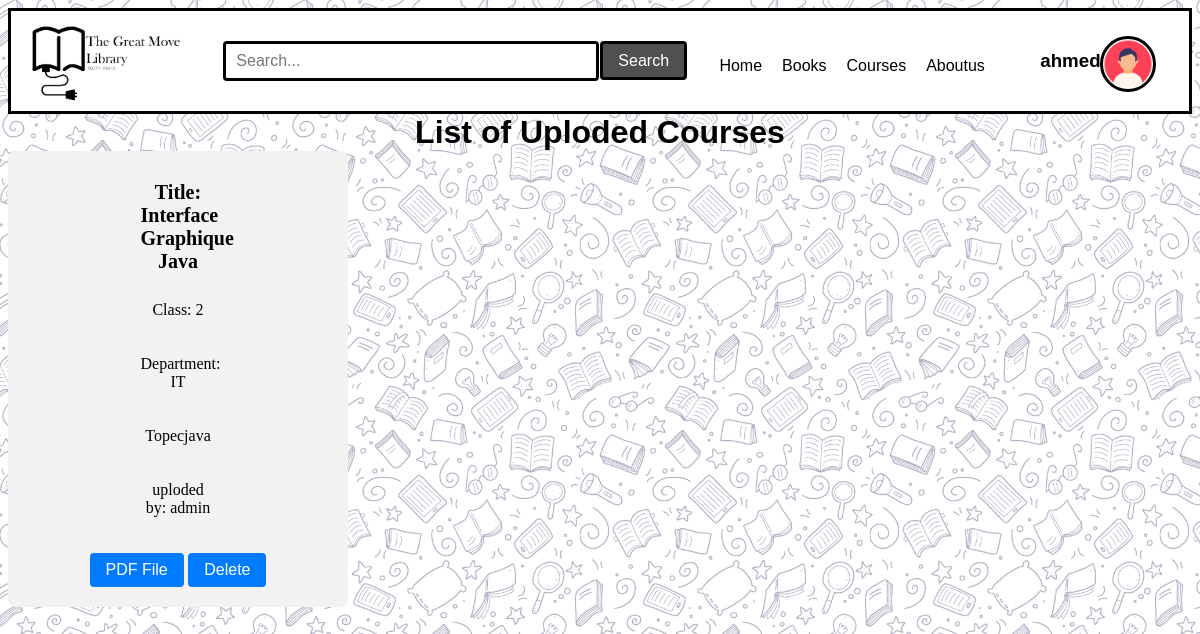
The app's page /ShowUplodedCourses.php (signed in) with its own data.
### tables this page shows
CREATE TABLE `users` (
  `id` int NOT NULL AUTO_INCREMENT,
  `username` varchar(255) NOT NULL,
  `password` varchar(255) NOT NULL,
  `email` varchar(255) NOT NULL,
  `role` enum('teacher','student') NOT NULL,
  `created_at` timestamp NOT NULL DEFAULT CURRENT_TIMESTAMP,
  PRIMARY KEY (`id`)
);

CREATE TABLE `lessons` (
  `id` int NOT NULL AUTO_INCREMENT,
  `title` varchar(255) NOT NULL,
  `description` text,
  `file_path` varchar(255) NOT NULL,
  `teacher_id` int NOT NULL,
  `created_at` timestamp NOT NULL DEFAULT CURRENT_TIMESTAMP,
  `department_id` varchar(50) NOT NULL,
  `topec` varchar(50) NOT NULL,
  `class_level` int NOT NULL,
  PRIMARY KEY (`id`),
  KEY `teacher_id` (`teacher_id`),
  CONSTRAINT `lessons_ibfk_1` FOREIGN KEY (`teacher_id`) REFERENCES `users` (`id`)
);

### ShowUplodedCourses.php (the view, shortened to what this page needs)
<?php
include 'navANDhead.php';
?>
	<h1>List of Uploded Courses</h1>
	<table>
		<?php
		$servername = "localhost";
		$username = "sammy";
		$password = "password";
		$dbname = "greatmove_library";
		$conn = new mysqli($servername, $username, $password, $dbname);
		$sql = "SELECT * FROM lessons";
		$result = $conn->query($sql);
		if ($result->num_rows > 0) {
			while($row = $result->fetch_assoc()) {
				?>
				     <div class="lessons-container">
  <div class="lessons">
    <h3>Title: <?php echo $row['title']; ?></h3>
    <p>Class: <?php echo $row['class_level']; ?></p>
    <p>Department: <?php echo $row['department_id']; ?></p>
    <p>Topec<?php echo $row['topec']; ?></p>
    <p>uploded by: <?php
          $path = $row['teacher_id'];
          $sql2 = "SELECT * FROM users WHERE id='$path'";
          $result2 = $conn->query($sql2);
          if ($result2->num_rows > 0){
          while($row2 = $result2->fetch_assoc()){
            echo $row2['username'];
          }}else {echo "error";} ?></p>
    <a href="download.php?filename=<?php echo urlencode($row['file_path']);?>">PDF File</a>
    <a href="delete_lessons_uplode.php?id=<?php echo urlencode($row["id"]);?>">Delete</a>
  </div>
</div>
		<?php
		}}?>
	</table>
</body>
</html>

### navANDhead.php (shortened to what this page needs)
<?php
require_once('connbd.php');?>
<!DOCTYPE html>
<html lang="en">
<head>
    <link rel="stylesheet" href="css/style.css">
    <link rel="stylesheet" href="css/booksstyle.css">
</head>
<body>
<header>
    <div class="header-container">
        <h1><a href="index.php"><img src="resorses/logo.png" width="190"></a></h1>
        <form method="get" action="search.php" class="search-form">
            <input type="text" name="search" class="search-input" placeholder="Search...">
            <input type="submit" value="Search" class="search-submit">
        </form>
        <nav class="nava">
            <ul>
                <li class="nava"><a href="index.php">Home</a></li>
                <li class="nava"><a href="books.php">Books</a></li>
                <li class="nava"><a href="Courses.php">Courses</a></li>
                <li class="nava"><a href="aboutpage.php">Aboutus</a></li>
            </ul>
        </nav>
        <div class="user-info">
            <h3 class="user-name">
                 <?php
                 if(isset($_SESSION['login'])){
                 $login=$_SESSION['login'];
                    $query = "SELECT * FROM users where username='$login'";
                    $user = $db->query($query)->fetchAll(PDO::FETCH_ASSOC);
                    foreach ($user as $user3):
                    echo $user3['username'];
                    endforeach;}
                    else{
                        echo "Guest";
                    }
                ?>
            </h3>
            <a href="profile.php"><img src="Profile-Icon-SVG-09856789.png" alt="Profile photo" class="profile-photo"></a>
        </div>
    </div>
</header>

### css/style.css (style rules this page uses)
body { font-family: Arial, sans-serif; background-color: white; background-image: url(../Src/assets/main.png); background-size: 290px; }
header { background-color: white; color: #000000; padding: 0px; border: 3px solid black; padding-right: 3%; }
h1 { margin: 0; text-align: center; justify-content: center; }
nav ul { margin: 0; padding: 0; list-style: none; display: flex; text-decoration: none; justify-content: space-between; border: #000000; border-color: #000000; }
nav li { margin: 0 10px; }
nav a { color: #000000; text-decoration: none; }
a:link { text-decoration: none; }
h3,p { font-family:Verdana; margin: auto; width: 25%; padding: 10px; }
a { display: block; margin-top: 10px; text-decoration: none; color : black; }
.profile-photo { width: 100px; height: 100px; border-radius: 50%; }
.header-container { display: flex; justify-content: space-between; align-items: center; }
.profile-photo { width: 50px; height: 50px; border-radius: 50%; margin-left: 5%; border: 3px solid black; }
.user-info { display: flex; align-items: center; color:#000000; }
.user-name { color : black; font-family: 'Gill Sans', 'Gill Sans MT', Calibri, 'Trebuchet MS', sans-serif; }
.search-form { display: flex; align-items: center; gap: 1px; }
.search-input { flex: 1; padding: 8px 10px; font-size: 16px; border: 3px solid #000000; border-radius: 4px; height: 18px; width: 350px; }
.search-submit { border: 3px solid #000000; padding: 8px 15px; font-size: 16px; background-color: #505050; color: white; border-radius: 4px; height: 39px; }

### css/booksstyle.css (style rules this page uses)
table { border-collapse: collapse; width: 100%; }
a { text-decoration: none; color: #0077FF; }

### ShowUplodedCourses.php (style rules this page uses)
.lessons-container { display: flex; flex-wrap: wrap; justify-content: center; display: inline-block; }
.lessons { width: 300px; padding: 20px; text-align: center; background-color: #f2f2f2; border-radius: 8px; }
.lessons h3 { font-size: 20px; margin-bottom: 8px; }
.lessons p { font-size: 16px; margin-bottom: 16px; }
.lessons a { display: inline-block; padding: 8px 16px; background-color: #007bff; color: #fff; text-decoration: none; border-radius: 4px; transition: background-color 0.3s ease; }

### records on screen
users: username "ahmed"
lessons: title "Interface Graphique Java", class_level "2", department "IT", topec "java"
users: username "admin"
